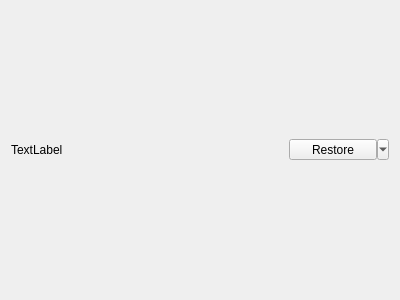
<?xml version="1.0" encoding="UTF-8"?>
<ui version="4.0">
 <class>SavegameManagerWidgetBackupItem</class>
 <widget class="QWidget" name="SavegameManagerWidgetBackupItem">
  <property name="geometry">
   <rect>
    <x>0</x>
    <y>0</y>
    <width>400</width>
    <height>300</height>
   </rect>
  </property>
  <property name="windowTitle">
   <string>Form</string>
  </property>
  <property name="locale">
   <locale language="English" country="UnitedStates"/>
  </property>
  <layout class="QHBoxLayout" name="horizontalLayout">
   <item>
    <widget class="QLabel" name="lblDate">
     <property name="text">
      <string>TextLabel</string>
     </property>
    </widget>
   </item>
   <item>
    <widget class="QToolButton" name="btnRestore">
     <property name="minimumSize">
      <size>
       <width>100</width>
       <height>0</height>
      </size>
     </property>
     <property name="maximumSize">
      <size>
       <width>100</width>
       <height>16777215</height>
      </size>
     </property>
     <property name="text">
      <string>Restore</string>
     </property>
     <property name="popupMode">
      <enum>QToolButton::MenuButtonPopup</enum>
     </property>
    </widget>
   </item>
  </layout>
  <action name="actionDelete">
   <property name="icon">
    <iconset theme="list-remove">
     <normaloff>.</normaloff>.</iconset>
   </property>
   <property name="text">
    <string>Delete</string>
   </property>
  </action>
  <action name="actionCopyTo">
   <property name="icon">
    <iconset theme="edit-copy">
     <normaloff>.</normaloff>.</iconset>
   </property>
   <property name="text">
    <string>Copy to another profile</string>
   </property>
  </action>
  <action name="actionSingleOut">
   <property name="icon">
    <iconset theme="edit-copy"/>
   </property>
   <property name="text">
    <string>Single out</string>
   </property>
  </action>
 </widget>
 <resources/>
 <connections/>
</ui>
